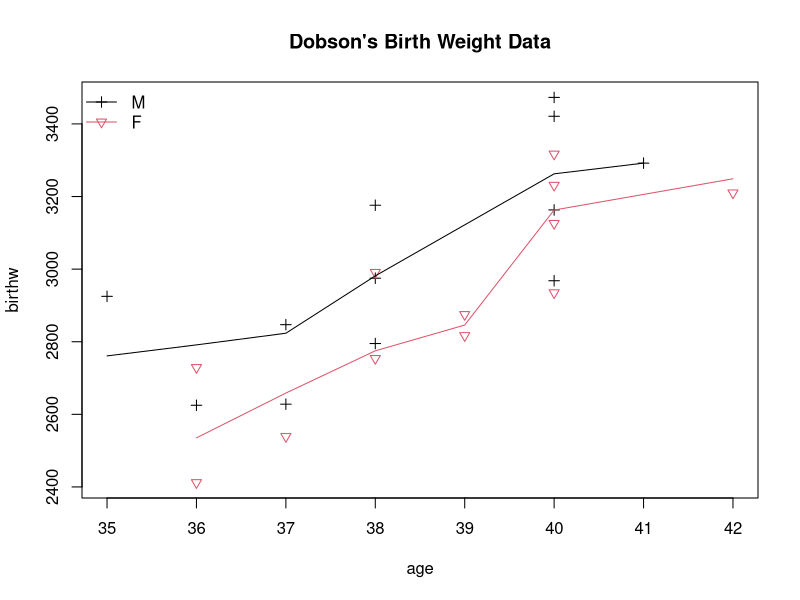
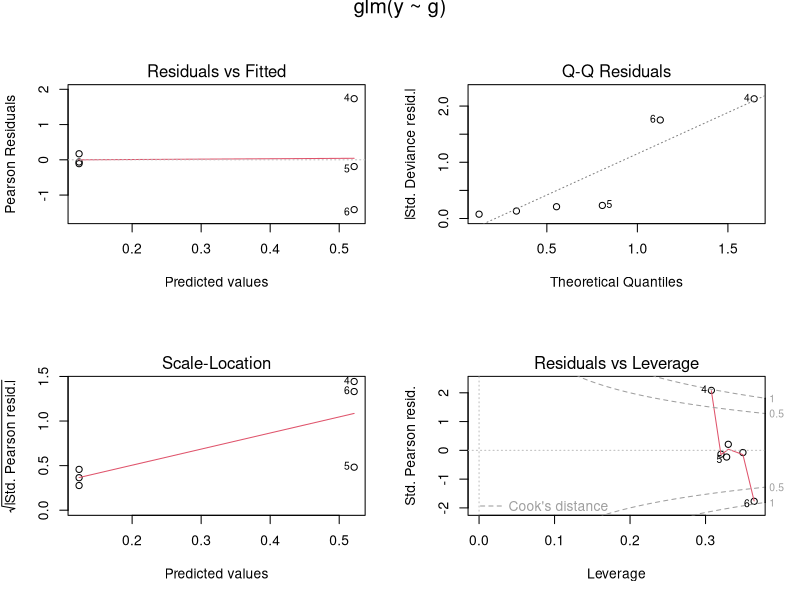

R code for these plots, in order:
#!/usr/bin/r

### Examples from: "An Introduction to Statistical Modelling"
###			By Annette Dobson
###
### == with some additions ==

#  Copyright (C) 1997-2015 The R Core Team

require(stats); require(graphics)

## Plant Weight Data (Page 9)
ctl <- c(4.17,5.58,5.18,6.11,4.50,4.61,5.17,4.53,5.33,5.14)
trt <- c(4.81,4.17,4.41,3.59,5.87,3.83,6.03,4.89,4.32,4.69)
group <- gl(2,10, labels=c("Ctl","Trt"))
weight <- c(ctl,trt)
anova  (lm(weight~group))
summary(lm(weight~group -1))


## Birth Weight Data (Page 14)
age <- c(40, 38, 40, 35, 36, 37, 41, 40, 37, 38, 40, 38,
         40, 36, 40, 38, 42, 39, 40, 37, 36, 38, 39, 40)
birthw <- c(2968, 2795, 3163, 2925, 2625, 2847, 3292, 3473, 2628, 3176,
            3421, 2975, 3317, 2729, 2935, 2754, 3210, 2817, 3126, 2539,
            2412, 2991, 2875, 3231)
sex <- gl(2,12, labels=c("M","F"))
plot(age, birthw, col=as.numeric(sex), pch=3*as.numeric(sex),
     main="Dobson's Birth Weight Data")
lines(lowess(age[sex=='M'], birthw[sex=='M']), col=1)
lines(lowess(age[sex=='F'], birthw[sex=='F']), col=2)
legend("topleft", levels(sex), col=1:2, pch=3*(1:2), lty=1, bty="n")

summary(l1 <- lm(birthw ~ sex + age),    correlation=TRUE)
summary(l0 <- lm(birthw ~ sex + age -1), correlation=TRUE)
anova(l1,l0)
summary(li <- lm(birthw ~ sex + sex:age -1), correlation=TRUE)
anova(li,l0)

summary(zi <- glm(birthw ~ sex + age, family=gaussian()))
summary(z0 <- glm(birthw ~ sex + age - 1, family=gaussian()))
anova(zi, z0)

summary(z.o4 <- update(z0, subset = -4))
summary(zz <- update(z0, birthw ~ sex+age-1 + sex:age))
anova(z0,zz)

## Poisson Regression Data (Page 42)
x <- c(-1,-1,0,0,0,0,1,1,1)
y <- c(2,3,6,7,8,9,10,12,15)
summary(glm(y~x, family=poisson(link="identity")))


## Calorie Data (Page 45)
calorie <- data.frame(
  carb = c(33,40,37,27,30,43,34,48,30,38,
           50,51,30,36,41,42,46,24,35,37),
  age	 = c(33,47,49,35,46,52,62,23,32,42,
           31,61,63,40,50,64,56,61,48,28),
  wgt	 = c(100, 92,135,144,140,101, 95,101, 98,105,
           108, 85,130,127,109,107,117,100,118,102),
  prot = c(14,15,18,12,15,15,14,17,15,14,
           17,19,19,20,15,16,18,13,18,14))
summary(lmcal <- lm(carb~age+wgt+prot, data= calorie))


## Extended Plant Data (Page 59)
ctl <-	c(4.17,5.58,5.18,6.11,4.50,4.61,5.17,4.53,5.33,5.14)
trtA <- c(4.81,4.17,4.41,3.59,5.87,3.83,6.03,4.89,4.32,4.69)
trtB <- c(6.31,5.12,5.54,5.50,5.37,5.29,4.92,6.15,5.80,5.26)
group <- gl(3, length(ctl), labels=c("Ctl","A","B"))
weight <- c(ctl,trtA,trtB)
anova(lmwg <- lm(weight~group))
summary(lmwg)
coef(lmwg)
coef(summary(lmwg))#- incl.  std.err,  t- and P- values.


## Fictitious Anova Data (Page 64)
y <- c(6.8,6.6,5.3,6.1,7.5,7.4,7.2,6.5,7.8,9.1,8.8,9.1)
a <- gl(3,4)
b <- gl(2,2, length(a))
anova(z <- lm(y~a*b))


## Achievement Scores (Page 70)
y <- c(6,4,5,3,4,3,6, 8,9,7,9,8,5,7, 6,7,7,7,8,5,7)
x <- c(3,1,3,1,2,1,4, 4,5,5,4,3,1,2, 3,2,2,3,4,1,4)
m <- gl(3,7)
anova(z <- lm(y~x+m))


## Beetle Data (Page 78)
dose <- c(1.6907, 1.7242, 1.7552, 1.7842, 1.8113, 1.8369, 1.861, 1.8839)
x <- c( 6, 13, 18, 28, 52, 53, 61, 60)
n <- c(59, 60, 62, 56, 63, 59, 62, 60)
dead <- cbind(x, n-x)
summary(     glm(dead ~ dose, family=binomial(link=logit)))
summary(     glm(dead ~ dose, family=binomial(link=probit)))
summary(z <- glm(dead ~ dose, family=binomial(link=cloglog)))
anova(z, update(z, dead ~ dose -1))


## Anther Data (Page 84)
## Note that the proportions below are not exactly
## in accord with the sample sizes quoted below.
## In particular, the last value, 5/9, should have been 0.556 instead of 0.555:
n <- c(102,  99,   108,	 76,   81,   90)
p <- c(0.539,0.525,0.528,0.724,0.617,0.555)
x <- round(n*p)
## x <- n*p
y <- cbind(x,n-x)
f <- rep(c(40,150,350),2)
(g <- gl(2,3))
summary(glm(y ~ g*f, family=binomial(link="logit")))
summary(glm(y ~ g + f, family=binomial(link="logit")))
## The "final model"
summary(glm.p84 <- glm(y~g,  family=binomial(link="logit")))
op <- par(mfrow = c(2,2), oma = c(0,0,1,0))
plot(glm.p84) # well ?
par(op)

## Tumour Data (Page 92)
counts <- c(22,2,10,16,54,115,19,33,73,11,17,28)
type <- gl(4,3,12,labels=c("freckle","superficial","nodular","indeterminate"))
site <- gl(3,1,12,labels=c("head/neck","trunk","extremities"))
data.frame(counts,type,site)
summary(z <- glm(counts ~ type + site, family=poisson()))

## Randomized Controlled Trial (Page 93)
counts <- c(18,17,15, 20,10,20, 25,13,12)
outcome   <- gl(3, 1, length(counts))
treatment <- gl(3, 3)
summary(z <- glm(counts ~ outcome + treatment, family=poisson()))

## Peptic Ulcers and Blood Groups
counts <- c(579, 4219, 911, 4578, 246, 3775, 361, 4532, 291, 5261, 396, 6598)
group <- gl(2, 1, 12, labels=c("cases","controls"))
blood <- gl(2, 2, 12, labels=c("A","O"))
city  <- gl(3, 4, 12, labels=c("London","Manchester","Newcastle"))
cbind(group, blood, city, counts) # gives internal codes for the factors

summary(z1 <- glm(counts ~ group*(city + blood), family=poisson()))
summary(z2 <- glm(counts ~ group*city + blood, family=poisson()),
        correlation = TRUE)
anova(z2, z1, test = "Chisq")

